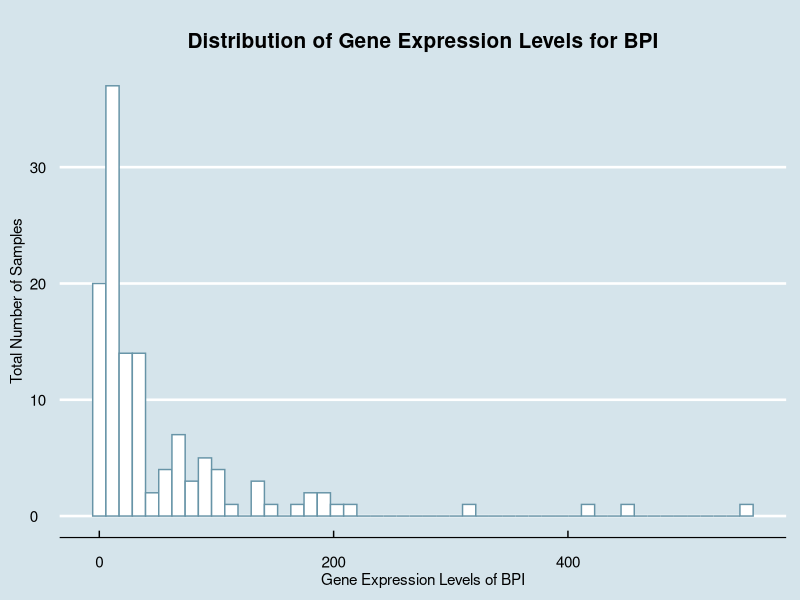
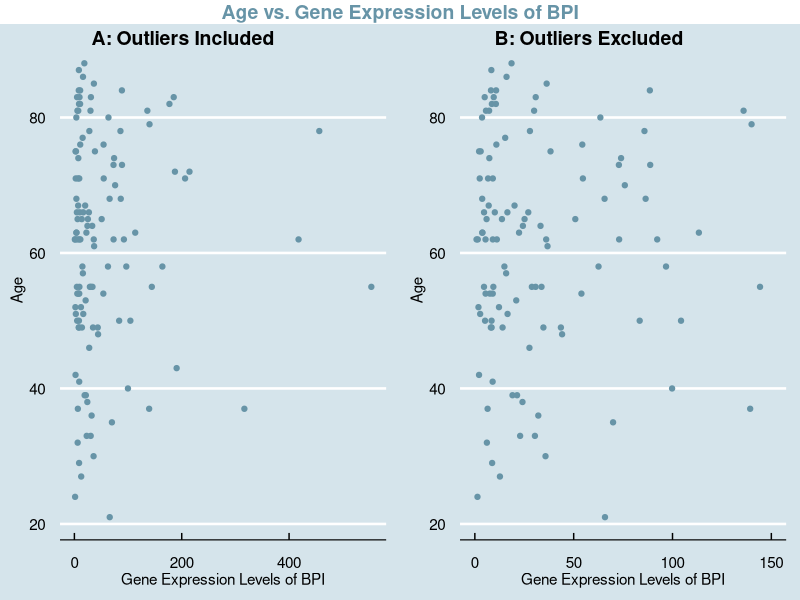
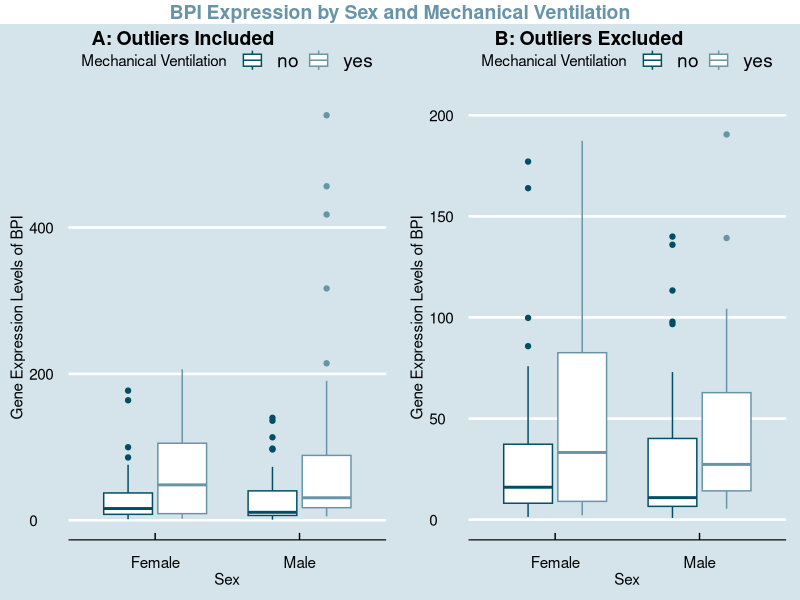
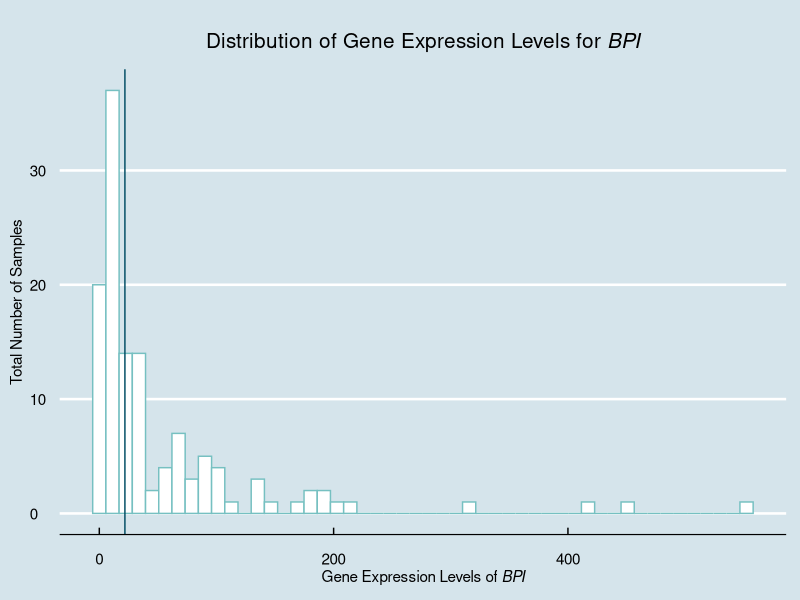
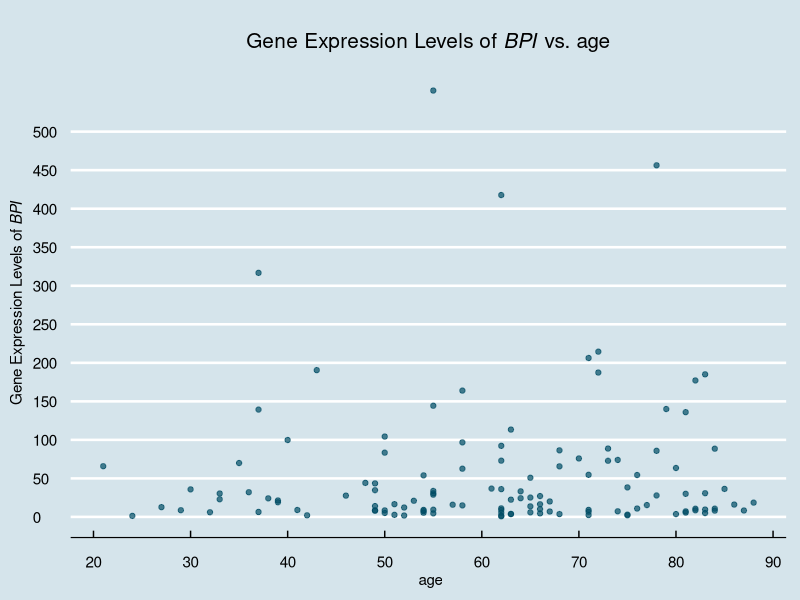
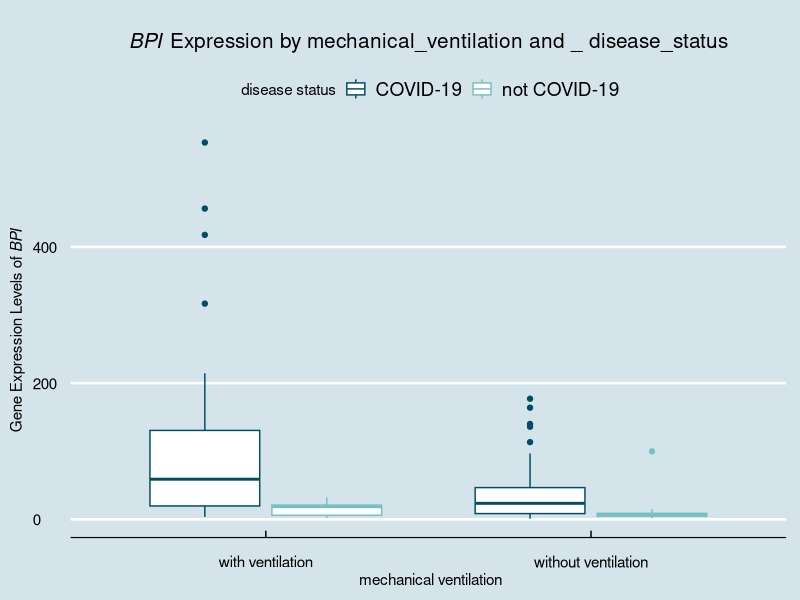
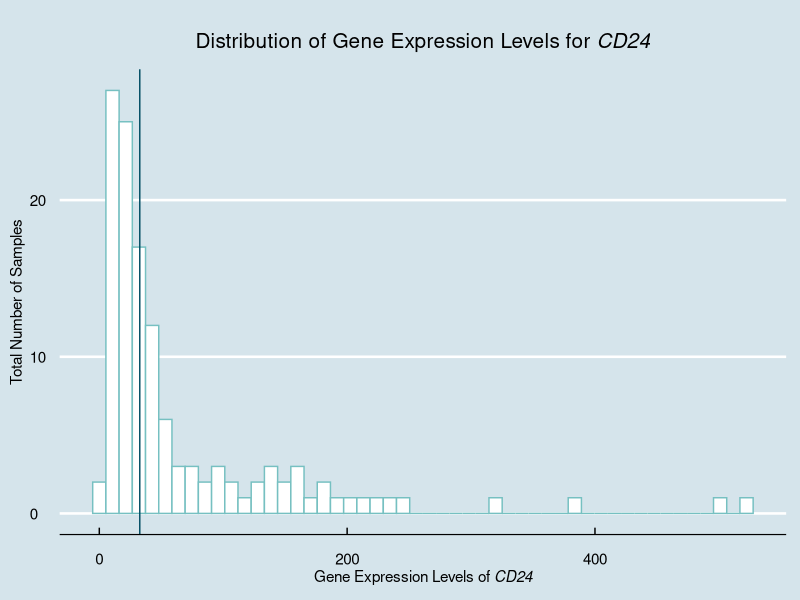
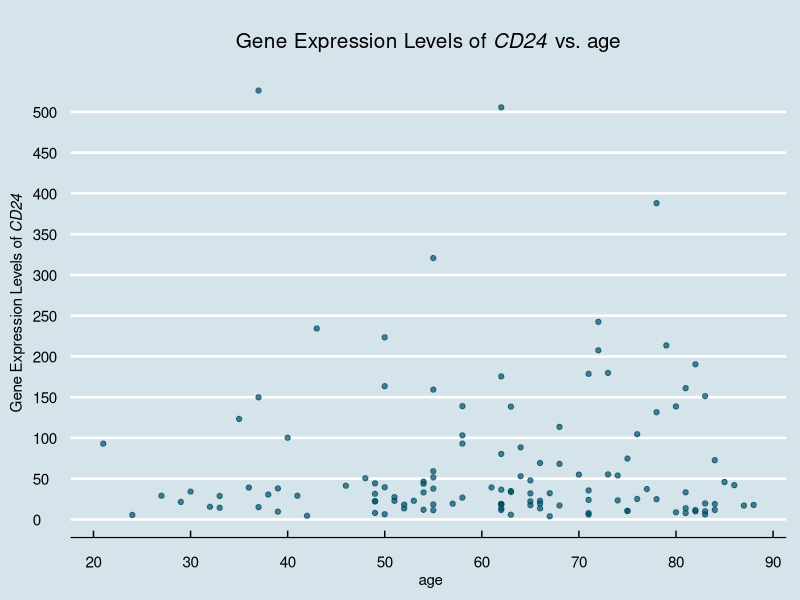

Recreate these plots in R, in order.
## ---- chunk 1
knitr::opts_chunk$set(echo = TRUE)
library(ggplot2)
library(ggthemes)
library(ggpubr)
library(gridExtra)
library(dplyr)
library(ggtext)
library(RColorBrewer)
library(pheatmap)
library(hexbin)
## ---- chunk 2
metadata <- read.csv("QBS103_finalProject_metadata.csv", row.names = 1)
gene_exp <- read.csv("QBS103_finalProject_geneExpression.csv", row.names = 1)
## ---- chunk 3
#chosen gene: BPI - bactericidal permeability increasing protein - Plays a role in the immune response against bacterial infections, can kill the bacterial by targeting their cell membrane and can also increase permeability of cell membranes, encodes a lipopolysaccharide binding protein and helps with regulating inflammatory responses - information from https://www.ncbi.nlm.nih.gov/gene/671#summary

BPI <- gene_exp["BPI",]
BPI <- as.data.frame(t(BPI)) #transposes the matrix
metadata_BPI <- cbind(metadata, BPI) #creates one data frame with all BPI data
suppressWarnings(metadata_BPI$age <- as.integer(metadata_BPI$age))

## ---- chunk 4
#creates histogram of BPI

ggplot(metadata_BPI, aes(x = BPI)) + geom_histogram(color = "#6794a7", fill = "white", bins = 50) + 
  labs(x = "Gene Expression Levels of BPI", y = "Total Number of Samples", title = "Distribution of Gene Expression Levels for BPI") + 
  theme_economist() + 
  scale_fill_economist() + 
  theme(plot.title = element_text(size=15, face="bold", margin = margin(10, 0, 10, 0), hjust = (0.5)), axis.title.x = element_text(vjust=-0.40), axis.title.y= element_text(vjust=2 ))

# interpretation - shows the distribution of BPI gene expression in the samples. there are more studies with lower gene expression levels of BPI with a smaller amount of samples showing higher levels of expression levels. the majority of samples are seen below the threshold of 200.
## ---- chunk 5
#chosen continuous covariate: age

#creates scatterplot with BPI and age
suppressWarnings(scatter_outliers <- ggplot(metadata_BPI, aes(x = BPI, y = age)) + 
  geom_point(color = "#6794a7", fill = "white") + 
  labs(x = "Gene Expression Levels of BPI", y = "Age") + 
  theme_economist() + 
  scale_fill_economist() + 
  theme(plot.title = element_text(size=12, face="bold", margin = margin(10, 0, 10, 0)), axis.title.x = element_text(vjust=-0.40), axis.title.y= element_text(vjust=2)))

#creates scatterplot with BPI and age and sets x-axis range from 0 to 150 for easier viewing
suppressWarnings(scatter_no_outliers <- ggplot(metadata_BPI, aes(x = BPI, y = age)) + 
  geom_point(color = "#6794a7", fill = "white") + 
  labs(x = "Gene Expression Levels of BPI", y = "Age") + 
  theme_economist() + 
  scale_fill_economist() + 
  theme(plot.title = element_text(size=12, face="bold", margin = margin(10, 0, 10, 0)), axis.title.x = element_text(vjust=-0.40), axis.title.y= element_text(vjust=2)) + 
  xlim(0, 150))

#creates scatterplot of both previous plots combined
suppressWarnings(new_scatter <- ggarrange(scatter_outliers, scatter_no_outliers,ncol=2, labels = c("A: Outliers Included", "B: Outliers Excluded"))) 

#adds title to the combined plot
suppressWarnings(annotate_figure(new_scatter, top = text_grob("Age vs. Gene Expression Levels of BPI", color = "#6794a7", face = "bold", size = 14)))

#interpretation - shows the relationship between BPI gene expression and ages of individuals sampled. there is not necessarily a clear relationship that can be observed in this graph without further analysis. the points seem to be clustered towards the lower gene expression levels around ages 50-85.
## ---- chunk 6
#chosen categorical covariates: sex and mechanical ventilation

#create new dataset with the row of data where sex = "unknown"
unknown_removed <- metadata_BPI
unknown_removed <- metadata_BPI[metadata_BPI$sex != " unknown", ]

#creates scatterplot with BPI, sex, and mechanical ventilation
suppressWarnings(box_outliers <- ggplot(unknown_removed,aes(x = sex,y = BPI, color = mechanical_ventilation)) + geom_boxplot() + scale_x_discrete(labels = c("Female", "Male")) + labs(x = "Sex", y = "Gene Expression Levels of BPI", color = "Mechanical Ventilation") + theme_economist() + scale_color_manual(values = c('#014d64','#6794a7')) + theme(plot.title = element_text(size=15, face="bold", margin = margin(10, 0, 10, 0), hjust = (0.5)), axis.title.x = element_text(vjust=-0.40), axis.title.y= element_text(vjust=2))) 

#creates scatterplot with BPI, sex, and mechanical ventilation and sets y-axis range from 0 to 200 for easier viewing
suppressWarnings(box_no_outliers <- ggplot(unknown_removed,aes(x = sex,y = BPI, color = mechanical_ventilation)) + geom_boxplot() + scale_x_discrete(labels = c("Female", "Male")) + labs(x = "Sex", y = "Gene Expression Levels of BPI", color = "Mechanical Ventilation") + theme_economist() + scale_color_manual(values = c('#014d64','#6794a7')) + theme(plot.title = element_text(size=15, face="bold", margin = margin(10, 0, 10, 0), hjust = (0.5)), axis.title.x = element_text(vjust=-0.40), axis.title.y= element_text(vjust=2)) + ylim(0, 200))

#creates boxplot of both previous plots combined
suppressWarnings(new_box <- ggarrange(box_outliers, box_no_outliers,ncol=2, labels = c("A: Outliers Included", "B: Outliers Excluded")))

#adds title to the combined plot
annotate_figure(new_box, top = text_grob("BPI Expression by Sex and Mechanical Ventilation", color = "#6794a7", face = "bold", size = 14))

#interpretation - shows distribution of BPI gene expression across sexes and ventilation categories. from the graph on the right, we can see that the samples with mechanical ventilation have a higher mean gene expression level. this is true for both males and females. the mechanical ventilation groups have a higher iqr when compared to the groups without mechanical ventilation. the females from the study seem to have a higher mean gene expression level than the males.
## ---- chunk 7
#Code for boxplot, scatter, and histogram
all_graphs <- function(data, genes, gene_exp, contcovariate, catcovariate1, catcovariate2, metadata) { #takes in input of data, names of genes, all covariates
  graphs <- list()
  for (gene in genes) { #creates a loop to create each graph per gene
    gene_data <- as.numeric(t(gene_exp[gene, ]))
    metadata_gene <- cbind(metadata, gene_data)
    
    #relabels data within a few covariates for better keys in boxplots
    metadata_gene$icu_status <- ifelse(metadata_gene$icu_status == " yes", "in icu", "not in icu")
    metadata_gene$mechanical_ventilation <- ifelse(metadata_gene$mechanical_ventilation == " yes", "with ventilation", "without ventilation")
    metadata_gene$disease_status <- ifelse(metadata_gene$disease_status == "disease state: COVID-19", "COVID-19", "not COVID-19")
    
    
    #creates histogram
    hist <- ggplot(metadata_gene, aes(x = gene_data)) +
      geom_histogram(color = "#76c0c1", fill = "white", bins = 50) + 
      geom_vline(xintercept = median(gene_data), #adds mean line
             col = "#014d64",
             lwd = .5) +
      labs(x = substitute(paste("Gene Expression Levels of ", italic(gene)), list(gene = gene)), #substitute done to use italics
           y = "Total Number of Samples", 
           title = substitute(paste("Distribution of Gene Expression Levels for ", italic(gene)), list(gene = gene))) +
      theme_economist() + 
      scale_fill_economist() + 
      theme(plot.title = element_text(size = 15, face = "bold", margin = margin(10, 0, 10, 0), hjust = 0.5),
            axis.title.x = element_text(vjust = -0.4),
            axis.title.y = element_text(vjust = 2))
    
    
    #creates scatter plot
    metadata_gene$contcovariate <- as.integer(metadata_gene[[contcovariate]])
    metadata_gene <- metadata_gene[!is.na(metadata_gene$contcovariate), ]

    scatter <- ggplot(metadata_gene, aes(x = contcovariate, y = gene_data)) + 
      geom_point(color = "#014d64", fill = "white", alpha = 0.7) + 
      labs(x = paste("", contcovariate) , y = substitute(paste("Gene Expression Levels of ", italic(gene)), list(gene = gene))) +
      theme_economist() + 
      scale_fill_economist() + 
      theme(plot.title = element_text(size = 15, face = "bold", margin = margin(10, 0, 10, 0), hjust = 0.5), axis.title.x = element_text(vjust=-0.40), axis.title.y = element_text(vjust = 2)) + scale_x_continuous(breaks = seq(0, 100, by = 10)) + scale_y_continuous(breaks = seq(0, 500, by = 50)) + 
      ggtitle(substitute(paste("Gene Expression Levels of ", italic(gene), " vs. ", contcovariate), list(gene = gene, contcovariate = contcovariate)))

    
    #creates boxplot
    metadata_gene$catcovariate1 <- as.factor(metadata_gene[[catcovariate1]])
    metadata_gene$catcovariate2 <- as.factor(metadata_gene[[catcovariate2]])
    metadata_gene <- metadata_gene[!is.na(metadata_gene$catcovariate1) & !is.na(metadata_gene$catcovariate2) & (metadata_gene$catcovariate1 != " unknown") * (metadata_gene$catcovariate2 != " unknown"), ]

    box <- ggplot(metadata_gene, aes(x = catcovariate1, y = gene_data, color = catcovariate2)) + 
      geom_boxplot() + 
      scale_x_discrete(labels = levels(metadata_gene$catcovariate1)) + 
      labs(x = gsub("_", " ", paste("", catcovariate1)), y = substitute(paste("Gene Expression Levels of ", italic(gene)), list(gene = gene)), color = gsub("_", " ", paste("", catcovariate2))) +
      theme_economist() + 
      scale_color_manual(values = c('#014d64','#76c0c1')) + 
      theme(plot.title = element_text(size = 15, face ="bold", margin = margin(10, 0, 10, 0), hjust = (0.5)), axis.title.x = element_text(vjust=-0.40), axis.title.y = element_text(vjust=2)) +
      ggtitle(substitute(paste(italic(gene), " Expression by ", catcovariate1, " and ", "_", " ", catcovariate2), list(gene = gene, catcovariate1 = catcovariate1, catcovariate2 = catcovariate2)))
    
    plots <- list(hist = hist, scatter = scatter, box = box)
    graphs[[gene]] <- plots
    
  }
  return(graphs)
}
  
selected_genes <- c("BPI", "CD24")

multiple_graphs <- all_graphs(data = gene_exp, genes = selected_genes, contcovariate = "age", catcovariate1 = "mechanical_ventilation", catcovariate2 = "disease_status", gene_exp = gene_exp, metadata = metadata)

for (gene in selected_genes) {
  print(multiple_graphs[[gene]]$hist)
  print(multiple_graphs[[gene]]$scatter)
  print(multiple_graphs[[gene]]$box)
}

## ---- chunk 8
#calling the function
additional_genes <- c("GPLD1", "AAK1")
selected_genes <- c("BPI", "MPO", "CD24")
multiple_graphs <- all_graphs(data = gene_exp, genes = selected_genes, contcovariate = "age", catcovariate1 = "sex", catcovariate2 = "mechanical_ventilation", gene_exp = gene_exp, metadata = metadata)
print(multiple_graphs)
## ---- chunk 9
#code adapted from class
library(knitr)
buildTableOne <- function(data,varList,nonnormVars = '',catVars = '') {
  
  # Define an empty table
  table1 <- matrix(nrow = 0,ncol = 2)
  # Keep track of rows to indent
  indentRows <- c()
  
  # Loop through all variables
  for (var in varList) {
    
    # Define vector of variable values
    x <- data[,var]
    
    # Identify if non-normal
    if (var %in% nonnormVars) {
      
      # Calculate individual values
      myMedian <- round(median(x))
      myIQR1 <- round(quantile(x,1/4),digits = 2)
      myIQR2 <- round(quantile(x,3/4),digits = 2)
      # Combine values
      value <- paste0(myMedian,' [',myIQR1,', ',myIQR2,']')
      
      # Define new row
      newRow <- c(paste0('**',var,'** Median [IQR]'),value)
      
      # Add row to data frame
      table1 <- rbind(table1,newRow)
      
    }
    
    # Identify if categorical
    if (var %in% catVars) {
      
      # Define new row for overall variable
      newRow <- c(paste0('**',var,'** n (%)'),'')
      # Add row to data frame
      table1 <- rbind(table1,newRow)
      
      # Loop through levels of variable
      for (level in levels(x)) {
        # Calculate n and perc
        n <- sum(x == level)
        perc <- round(n/(length(x)) * 100,digits = 2)
        
        # Combine values
        value <- paste0(n,' (',perc,')')
        
        # Define new row
        newRow <- c(level,value)
        # Add row to data frame
        table1 <- rbind(table1,newRow)
        # Add index to indented rows
        indentRows <- c(indentRows,nrow(table1))
        
        
      }
    }
    
    # Otherwise treat as normally distributed
    if (!(var %in% c(nonnormVars,catVars))) {
      
      # Calculate individual values
      myMean <- round(mean(x),2)
      mySD <- round(sd(x),2)
      # Combine values
      value <- paste0(myMean,' (',mySD,')')
      
      # Define new row
      newRow <- c(paste0('**',var,'** Mean (sd)'),value)
      
      # Add row to data frame
      table1 <- rbind(table1,newRow)
      
    }
  }
  write.csv(table1, file = "table.csv")
}
## ---- chunk 10
#cleans data further
clean_data <- metadata_BPI[(metadata_BPI$sex != " unknown") & (metadata_BPI$procalcitonin.ng.ml.. != "unknown") & (metadata_BPI$sex != " unknown") & !is.na(metadata_BPI$age), ]
clean_data$procalcitonin.ng.ml.. <- as.numeric(clean_data$procalcitonin.ng.ml..)
clean_data$age <- as.numeric(clean_data$age)
clean_data$icu_status <- as.factor(clean_data$icu_status)
clean_data$sex <- as.factor(clean_data$sex)
clean_data$mechanical_ventilation <- as.factor(clean_data$mechanical_ventilation)

#creates a table for BPI and saves as a csv
buildTableOne(data = clean_data, varList = c('age','ventilator.free_days','procalcitonin.ng.ml..','sex', 'mechanical_ventilation','icu_status'), catVars = c('sex','mechanical_ventilation','icu_status'))
## ---- chunk 11
#sets new color palettes
greens <- brewer.pal(9, "Greens")
blues <- brewer.pal(9, "Blues")
yellows <- brewer.pal(9, "Reds")

#cleans data further for boxplot
unknown_removed$MechanicalVentilation <- unknown_removed$mechanical_ventilation
unknown_removed$MechanicalVentilation <- as.factor(unknown_removed$MechanicalVentilation)
unknown_removed$MechanicalVentilation <- gsub(" yes", "Required", unknown_removed$MechanicalVentilation)
unknown_removed$MechanicalVentilation <- gsub(" no", "Not Required", unknown_removed$MechanicalVentilation)

#calculates the median for histogram
median_value <- median(metadata_BPI$BPI)

#creates histogram
ggplot(metadata_BPI, aes(x = BPI)) + 
  geom_histogram(color = "black", fill = greens[3], bins = 50) +
  geom_vline(aes(xintercept = median_value), color = greens[9], linetype = "dashed", size = .5) +  #adds median line
  annotate("text", x = median_value + 55, y = 30, label = paste("Median =", median_value), color = greens[9], vjust = -1, size = 3.5) +
  labs(x = expression(paste("Gene Expression Levels of ", italic("BPI"))), y = "Total Number of Samples", title = expression(paste("Distribution of Gene Expression Levels for ", italic("BPI")))) + 
  theme_classic() + 
  scale_fill_manual(values = c(greens[3])) +
  scale_color_manual(values = c(greens[5])) +  
  theme(plot.title = element_text(size = 15, face = "bold", margin = margin(10, 0, 10, 0), hjust = (0.5)), axis.title.x = element_text(vjust = -0.40), axis.title.y = element_text(vjust=2))

#creates scatterplot
ggplot(metadata_BPI, aes(x = age, y = BPI)) + 
  geom_point(color = greens[5], fill = "white", alpha = 0.8) + 
  geom_smooth(method = "lm", se = FALSE, color = greens[9], size = .5) +
  annotate("text", x = 20, y = 80, label = paste("y =", round(coef(lm(BPI ~ age, data = metadata_BPI))[2], 2), "x +", round(coef(lm(BPI ~ age, data = metadata_BPI))[1], 2)), color = greens[9], hjust = 0) +
  stat_cor(method = "pearson", label.x = 20, color = greens[9]) +
  labs(x = "Age", y = expression(paste("Gene Expression Levels of ", italic("BPI"))), title = expression(paste("Gene Expression Levels of ", italic("BPI "), "over Age"))) + 
  theme_classic() +
  scale_color_manual(values = c(greens[5])) +
  scale_fill_manual(values = "white") + 
  theme(plot.title = element_text(size = 15, face ="bold", margin = margin(10, 0, 10, 0), hjust = 0.5), axis.title.x = element_text(vjust = -0.40), axis.title.y = element_text(vjust = 2))

#creates boxplot
ggplot(unknown_removed, aes(x = sex, y = BPI, color = MechanicalVentilation)) + 
  geom_boxplot() + 
  scale_x_discrete(labels = c("Female", "Male")) + 
  theme(plot.title = element_text(size = 15, face = "bold", margin = margin(10, 0, 10, 0), hjust = (0.5)), axis.title.x = element_text(vjust=-0.40), axis.title.y= element_text(vjust=2)) +
  labs(x = "Sex", y = expression(paste("Gene Expression Levels of ", italic("BPI"))), color = "Mechanical Ventilation", title = expression(paste(italic("             BPI "), "Gene Expression Levels by Sex and Mechanical Ventiation"))) +
  theme_classic() + 
  scale_color_manual(values = c(greens[5], greens[9])) +
  scale_fill_manual(values = "white") +
  theme(legend.position = "top")
## ---- chunk 12
chooseten <- gene_exp[c("BPI", "MPO", "VWF", "A1CF", "AAMP", "ABCA2", "ABHD4", "AARD", "DEFA1", "LCN2"),]
chooseten <- as.data.frame(t(chooseten))

#creates one data frame with all ten gene data
ten_genes <- cbind(metadata, chooseten)

#recodes to fix labeling in legend
ten_genes$sex <- gsub(" male", "Male", ten_genes$sex)
ten_genes$sex <- gsub(" female", "Female", ten_genes$sex)
ten_genes$mechanical_ventilation <- gsub(" no", "No", ten_genes$mechanical_ventilation)
ten_genes$mechanical_ventilation <- gsub(" yes", "Yes", ten_genes$mechanical_ventilation)

ten_genes_exp <- ten_genes[,-c(1:24)]

#euclidean scaling
scaled <- scale(ten_genes_exp)

#filtering unknown in sex
ten_genes <- ten_genes %>% filter(!grepl('unknown', sex))

#converts variables to factors
ten_genes$sex <- as.factor(ten_genes$sex)
ten_genes$mechanical_ventilation <- as.factor(ten_genes$mechanical_ventilation)

#creates annotations
annotationData <- data.frame(
  row.names = rownames(ten_genes),
  'Mechanical.Ventilation' = ten_genes$mechanical_ventilation,
  'Sex' = ten_genes$sex
)

#creates color palettes for annotations
annotationColors <- list(
  'Mechanical.Ventilation' = c('Yes' = blues[3], 'No' = blues[5]),
  'Sex' = c('Female' = yellows[3], 'Male' = yellows[5])
)

#creates heatmap
pheatmap(
  scaled,
  color = greens,
  cluster_rows = TRUE,
  cluster_cols = TRUE,
  fontsize = 8,
  main = "Gene Expression Heatmap by Sex and Mechanical Ventilation",
  show_rownames = FALSE,
  annotation_row = annotationData,      
  annotation_colors = annotationColors
)
## ---- chunk 13
#creates new dataframe and cleans and recodes data
hex <- metadata_BPI[(metadata_BPI$procalcitonin.ng.ml.. != "unknown") & (metadata_BPI$lactate.mmol.l. != " unknown") & (metadata_BPI$ferritin.ng.ml. != " unknown"), ]
hex$procalcitonin.ng.ml.. <- as.numeric(hex$procalcitonin.ng.ml..)
hex$lactate.mmol.l. <- as.numeric(hex$lactate.mmol.l.)
hex$ferritin.ng.ml. <- as.numeric(hex$ferritin.ng.ml.)
hex$disease_status <- gsub("disease state: COVID-19", "COVID-19", hex$disease_status)
hex$disease_status <- gsub("disease state: non-COVID-19", "Non-COVID-19", hex$disease_status)

#creates hexbin plot
ggplot(hex, aes(x = age, y = BPI)) +
  geom_hex(binwidth = c(1.8, 40)) +
  labs(x = "Age", y = "Gene Expression", title = expression(paste("              Hexbin Plot of Age and Gene Expression of ", italic("BPI")))) +
  theme_classic() +
  theme(legend.position = "top") +
  scale_fill_gradientn(colors = greens[3:9], name = "Counts")
